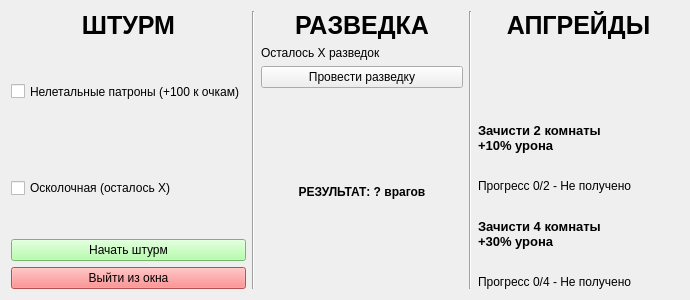
<?xml version="1.0" encoding="UTF-8"?>
<ui version="4.0">
 <class>Form</class>
 <widget class="QWidget" name="Form">
  <property name="geometry">
   <rect>
    <x>0</x>
    <y>0</y>
    <width>690</width>
    <height>300</height>
   </rect>
  </property>
  <property name="sizePolicy">
   <sizepolicy hsizetype="Fixed" vsizetype="Fixed">
    <horstretch>0</horstretch>
    <verstretch>0</verstretch>
   </sizepolicy>
  </property>
  <property name="minimumSize">
   <size>
    <width>690</width>
    <height>300</height>
   </size>
  </property>
  <property name="maximumSize">
   <size>
    <width>690</width>
    <height>300</height>
   </size>
  </property>
  <property name="windowTitle">
   <string>Form</string>
  </property>
  <layout class="QHBoxLayout" name="horizontalLayout">
   <item>
    <layout class="QVBoxLayout" name="assualt">
     <item>
      <widget class="QLabel" name="label">
       <property name="sizePolicy">
        <sizepolicy hsizetype="Preferred" vsizetype="Preferred">
         <horstretch>0</horstretch>
         <verstretch>0</verstretch>
        </sizepolicy>
       </property>
       <property name="font">
        <font>
         <pointsize>19</pointsize>
         <weight>75</weight>
         <bold>true</bold>
        </font>
       </property>
       <property name="text">
        <string>ШТУРМ</string>
       </property>
       <property name="alignment">
        <set>Qt::AlignCenter</set>
       </property>
      </widget>
     </item>
     <item>
      <widget class="QCheckBox" name="lethal_box">
       <property name="sizePolicy">
        <sizepolicy hsizetype="Minimum" vsizetype="Expanding">
         <horstretch>0</horstretch>
         <verstretch>0</verstretch>
        </sizepolicy>
       </property>
       <property name="text">
        <string>Нелетальные патроны (+100 к очкам)</string>
       </property>
      </widget>
     </item>
     <item>
      <widget class="QCheckBox" name="frag_box">
       <property name="sizePolicy">
        <sizepolicy hsizetype="Minimum" vsizetype="Expanding">
         <horstretch>0</horstretch>
         <verstretch>0</verstretch>
        </sizepolicy>
       </property>
       <property name="text">
        <string>Осколочная (осталось Х)</string>
       </property>
      </widget>
     </item>
     <item>
      <widget class="QPushButton" name="start_but">
       <property name="styleSheet">
        <string notr="true">background:#a2ff94;</string>
       </property>
       <property name="text">
        <string>Начать штурм</string>
       </property>
      </widget>
     </item>
     <item>
      <widget class="QPushButton" name="exit_but">
       <property name="styleSheet">
        <string notr="true">background:#ff6e6e</string>
       </property>
       <property name="text">
        <string>Выйти из окна</string>
       </property>
      </widget>
     </item>
    </layout>
   </item>
   <item>
    <widget class="Line" name="line">
     <property name="orientation">
      <enum>Qt::Vertical</enum>
     </property>
    </widget>
   </item>
   <item>
    <layout class="QVBoxLayout" name="scout">
     <item>
      <widget class="QLabel" name="label_2">
       <property name="sizePolicy">
        <sizepolicy hsizetype="Preferred" vsizetype="Preferred">
         <horstretch>0</horstretch>
         <verstretch>0</verstretch>
        </sizepolicy>
       </property>
       <property name="font">
        <font>
         <pointsize>19</pointsize>
         <weight>75</weight>
         <bold>true</bold>
        </font>
       </property>
       <property name="text">
        <string>РАЗВЕДКА</string>
       </property>
       <property name="alignment">
        <set>Qt::AlignCenter</set>
       </property>
      </widget>
     </item>
     <item>
      <widget class="QLabel" name="scout_cnt_l">
       <property name="sizePolicy">
        <sizepolicy hsizetype="Preferred" vsizetype="Expanding">
         <horstretch>0</horstretch>
         <verstretch>0</verstretch>
        </sizepolicy>
       </property>
       <property name="text">
        <string>Осталось Х разведок</string>
       </property>
      </widget>
     </item>
     <item>
      <widget class="QPushButton" name="scout_but">
       <property name="sizePolicy">
        <sizepolicy hsizetype="Minimum" vsizetype="Expanding">
         <horstretch>0</horstretch>
         <verstretch>0</verstretch>
        </sizepolicy>
       </property>
       <property name="text">
        <string>Провести разведку</string>
       </property>
      </widget>
     </item>
     <item>
      <widget class="QLabel" name="scout_res">
       <property name="sizePolicy">
        <sizepolicy hsizetype="Preferred" vsizetype="Expanding">
         <horstretch>0</horstretch>
         <verstretch>100</verstretch>
        </sizepolicy>
       </property>
       <property name="font">
        <font>
         <weight>75</weight>
         <bold>true</bold>
        </font>
       </property>
       <property name="text">
        <string>РЕЗУЛЬТАТ: ? врагов</string>
       </property>
       <property name="alignment">
        <set>Qt::AlignCenter</set>
       </property>
      </widget>
     </item>
    </layout>
   </item>
   <item>
    <widget class="Line" name="line_2">
     <property name="orientation">
      <enum>Qt::Vertical</enum>
     </property>
    </widget>
   </item>
   <item>
    <layout class="QVBoxLayout" name="upgrade">
     <item>
      <widget class="QLabel" name="label_3">
       <property name="font">
        <font>
         <pointsize>19</pointsize>
         <weight>75</weight>
         <bold>true</bold>
        </font>
       </property>
       <property name="text">
        <string>АПГРЕЙДЫ</string>
       </property>
       <property name="alignment">
        <set>Qt::AlignCenter</set>
       </property>
      </widget>
     </item>
     <item>
      <widget class="QLabel" name="label_4">
       <property name="enabled">
        <bool>true</bool>
       </property>
       <property name="sizePolicy">
        <sizepolicy hsizetype="Preferred" vsizetype="Preferred">
         <horstretch>100</horstretch>
         <verstretch>100</verstretch>
        </sizepolicy>
       </property>
       <property name="maximumSize">
        <size>
         <width>100</width>
         <height>50</height>
        </size>
       </property>
       <property name="text">
        <string/>
       </property>
       <property name="pixmap">
        <pixmap>data/ak.png</pixmap>
       </property>
       <property name="scaledContents">
        <bool>true</bool>
       </property>
       <property name="alignment">
        <set>Qt::AlignCenter</set>
       </property>
      </widget>
     </item>
     <item>
      <widget class="QLabel" name="label_5">
       <property name="sizePolicy">
        <sizepolicy hsizetype="Preferred" vsizetype="Expanding">
         <horstretch>0</horstretch>
         <verstretch>0</verstretch>
        </sizepolicy>
       </property>
       <property name="font">
        <font>
         <pointsize>10</pointsize>
         <weight>75</weight>
         <bold>true</bold>
        </font>
       </property>
       <property name="text">
        <string>Зачисти 2 комнаты
+10% урона</string>
       </property>
      </widget>
     </item>
     <item>
      <widget class="QLabel" name="m1">
       <property name="text">
        <string>Прогресс 0/2 - Не получено</string>
       </property>
      </widget>
     </item>
     <item>
      <widget class="QLabel" name="label_7">
       <property name="sizePolicy">
        <sizepolicy hsizetype="Preferred" vsizetype="Expanding">
         <horstretch>0</horstretch>
         <verstretch>0</verstretch>
        </sizepolicy>
       </property>
       <property name="font">
        <font>
         <pointsize>10</pointsize>
         <weight>75</weight>
         <bold>true</bold>
        </font>
       </property>
       <property name="text">
        <string>Зачисти 4 комнаты
+30% урона</string>
       </property>
      </widget>
     </item>
     <item>
      <widget class="QLabel" name="m2">
       <property name="text">
        <string>Прогресс 0/4 - Не получено</string>
       </property>
      </widget>
     </item>
    </layout>
   </item>
  </layout>
 </widget>
 <resources/>
 <connections/>
</ui>
